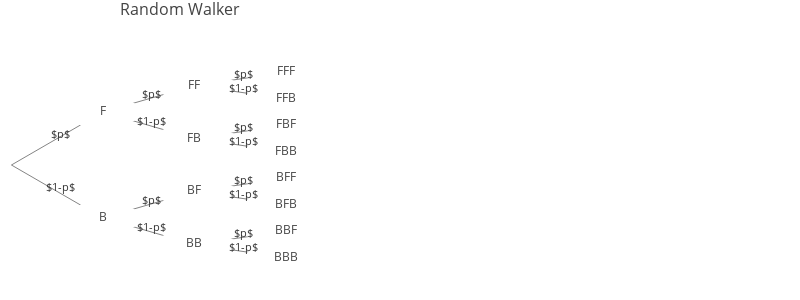

Source (notebook cell):
### Markdown cell above
### A random walker. 

Imagine a drunk tightrope walker, who manages to keep his balance, but takes a step forward with probability  p  and takes a step back with probability  (1−p) .

(a) What is the probability that after two steps, the tightrope walker will be at the same place on the rope as where he started?

(b) What is the probability that after three steps, the tightrope walker will be one step forward from where he started?

(c) Given that after three steps he has managed to move ahead one step, what is the probability that the first step he took was a step forward?

### Code cell
walker_node_child = [[1,8],[2,5],[3,4],None,None, [6,7],None,None,[9,12],[10,11],None,None,[13,14], None, None]

walker_nodes = build_nodeDict('FB',repeat=3,children=walker_node_child)#use build_nodeDict() from Hierarchy_tree

walker_edges_labls = {'01':'$p$','08':'$1-p$','12':'$p$','15':'$1-p$',
                   '23':'$p$','24':'$1-p$','56':'$p$','57':'$1-p$','89':'$p$','812':'$1-p$',
                   '910':'$p$','911':'$1-p$','1213':'$p$','1214':'$1-p$'}

walker_tree = TreeGraph(orientation='h',root=walker_nodes[0][0],spread=0.5,gap=0.08,
              nodes=walker_nodes,edge_weights=None,edge_labels=walker_edges_labls)

walker_tree.generic_plotly_plot("Random Walker", title_pos=0.15, height=300, width=800, legend=False)

display_math(r"\text{(a) }=FB+BF=(p\cdot(1-p))+(p\cdot(1-p))=2p(1-p)\\\text{(b) }=FFB+FBF+BFF= \
(p^2\cdot(1-p))+(p^2\cdot(1-p))+ (p^2\cdot(1-p))=3p^2(1-p)\\\text{(c) }P(F_1|\text{(b)})= \
\frac{P(F_1\cap (b))}{P\text{(b)}}=F_1\text{ is a subset of (b) }=\frac{2p^2(1-p)}{3p^2(1-p)}=\frac{2}{3}")

### Figure 1 — Plotly figure (JSON) as saved in the notebook; plotly's stock layout.template omitted (floating-point values rounded to 4 significant figures)
{"data": [{"marker": {"color": [], "showscale": false, "size": 0}, "mode": "text", "text": [], "type": "scatter", "uid": "bc3d8c76-945e-4c85-9c9f-aad27172628d", "x": [0], "y": [0.5]}, {"line": {"color": "#777", "width": 0.9}, "mode": "lines", "text": [], "type": "scatter", "uid": "db6a7ef8-cfb6-49ee-aad1-af6780ef1018", "x": [0, 0.08, null, 0, 0.08, null, 0.08, 0.16, null, 0.08, 0.16, null, 0.08, 0.16, null, 0.08, 0.16, null, 0.16, 0.24, null, 0.16, 0.24, null, 0.16, 0.24, null, 0.16, 0.24, null, 0.16, 0.24, null, 0.16, 0.24, null, 0.16, 0.24, null, 0.16, 0.24, null], "y": [0.5, 0.625, null, 0.5, 0.375, null, 0.625, 0.6875, null, 0.625, 0.5625, null, 0.375, 0.4375, null, 0.375, 0.3125, null, 0.6875, 0.7188, null, 0.6875, 0.6562, null, 0.5625, 0.5938, null, 0.5625, 0.5312, null, 0.4375, 0.4688, null, 0.4375, 0.4062, null, 0.3125, 0.3438, null, 0.3125, 0.2812, null]}, {"marker": {"color": ["white", "white", "white", "white", "white", "white", "white", "white", "white", "white", "white", "white", "white", "white"], "showscale": false, "size": 70, "symbol": "diamond-wide"}, "mode": "markers+text", "name": "Nodes", "showlegend": false, "text": ["F", "B", "FF", "FB", "FFF", "FFB", "FBF", "FBB", "BF", "BB", "BFF", "BFB", "BBF", "BBB"], "textfont": {"size": 12}, "type": "scatter", "uid": "94e3b141-e1fd-4d37-83d5-e94f20232cba", "x": [0.08, 0.08, 0.16, 0.16, 0.24, 0.24, 0.24, 0.24, 0.16, 0.16, 0.24, 0.24, 0.24, 0.24], "y": [0.625, 0.375, 0.6875, 0.5625, 0.7188, 0.6562, 0.5938, 0.5312, 0.4375, 0.3125, 0.4688, 0.4062, 0.3438, 0.2812]}], "layout": {"annotations": [{"align": "center", "arrowsize": 1, "arrowwidth": 1, "ax": 3, "ay": -5, "borderpad": 1, "font": {"color": "#333", "size": 11}, "showarrow": true, "text": "$p$", "x": 0.04, "xref": "x", "y": 0.5625, "yref": "y"}, {"align": "center", "arrowsize": 1, "arrowwidth": 1, "ax": 3, "ay": -5, "borderpad": 1, "font": {"color": "#333", "size": 11}, "showarrow": true, "text": "$1-p$", "x": 0.04, "xref": "x", "y": 0.4375, "yref": "y"}, {"align": "center", "arrowsize": 1, "arrowwidth": 1, "ax": 3, "ay": -5, "borderpad": 1, "font": {"color": "#333", "size": 11}, "showarrow": true, "text": "$p$", "x": 0.12, "xref": "x", "y": 0.6562, "yref": "y"}, {"align": "center", "arrowsize": 1, "arrowwidth": 1, "ax": 3, "ay": -5, "borderpad": 1, "font": {"color": "#333", "size": 11}, "showarrow": true, "text": "$1-p$", "x": 0.12, "xref": "x", "y": 0.5938, "yref": "y"}, {"align": "center", "arrowsize": 1, "arrowwidth": 1, "ax": 3, "ay": -5, "borderpad": 1, "font": {"color": "#333", "size": 11}, "showarrow": true, "text": "$p$", "x": 0.12, "xref": "x", "y": 0.4062, "yref": "y"}, {"align": "center", "arrowsize": 1, "arrowwidth": 1, "ax": 3, "ay": -5, "borderpad": 1, "font": {"color": "#333", "size": 11}, "showarrow": true, "text": "$1-p$", "x": 0.12, "xref": "x", "y": 0.3438, "yref": "y"}, {"align": "center", "arrowsize": 1, "arrowwidth": 1, "ax": 3, "ay": -5, "borderpad": 1, "font": {"color": "#333", "size": 11}, "showarrow": true, "text": "$p$", "x": 0.2, "xref": "x", "y": 0.7031, "yref": "y"}, {"align": "center", "arrowsize": 1, "arrowwidth": 1, "ax": 3, "ay": -5, "borderpad": 1, "font": {"color": "#333", "size": 11}, "showarrow": true, "text": "$1-p$", "x": 0.2, "xref": "x", "y": 0.6719, "yref": "y"}, {"align": "center", "arrowsize": 1, "arrowwidth": 1, "ax": 3, "ay": -5, "borderpad": 1, "font": {"color": "#333", "size": 11}, "showarrow": true, "text": "$p$", "x": 0.2, "xref": "x", "y": 0.5781, "yref": "y"}, {"align": "center", "arrowsize": 1, "arrowwidth": 1, "ax": 3, "ay": -5, "borderpad": 1, "font": {"color": "#333", "size": 11}, "showarrow": true, "text": "$1-p$", "x": 0.2, "xref": "x", "y": 0.5469, "yref": "y"}, {"align": "center", "arrowsize": 1, "arrowwidth": 1, "ax": 3, "ay": -5, "borderpad": 1, "font": {"color": "#333", "size": 11}, "showarrow": true, "text": "$p$", "x": 0.2, "xref": "x", "y": 0.4531, "yref": "y"}, {"align": "center", "arrowsize": 1, "arrowwidth": 1, "ax": 3, "ay": -5, "borderpad": 1, "font": {"color": "#333", "size": 11}, "showarrow": true, "text": "$1-p$", "x": 0.2, "xref": "x", "y": 0.4219, "yref": "y"}, {"align": "center", "arrowsize": 1, "arrowwidth": 1, "ax": 3, "ay": -5, "borderpad": 1, "font": {"color": "#333", "size": 11}, "showarrow": true, "text": "$p$", "x": 0.2, "xref": "x", "y": 0.3281, "yref": "y"}, {"align": "center", "arrowsize": 1, "arrowwidth": 1, "ax": 3, "ay": -5, "borderpad": 1, "font": {"color": "#333", "size": 11}, "showarrow": true, "text": "$1-p$", "x": 0.2, "xref": "x", "y": 0.2969, "yref": "y"}], "autosize": true, "height": 300, "hovermode": "closest", "margin": {"b": 0, "l": 0, "r": 0, "t": 30}, "showlegend": false, "title": {"font": {"size": 16}, "text": "Random Walker", "x": 0.15}, "width": 800, "xaxis": {"range": [-0.01, 0.69], "showgrid": false, "showticklabels": false, "zeroline": false}, "yaxis": {"range": [0.1812, 0.8187], "showgrid": false, "showticklabels": false, "zeroline": false}}}
